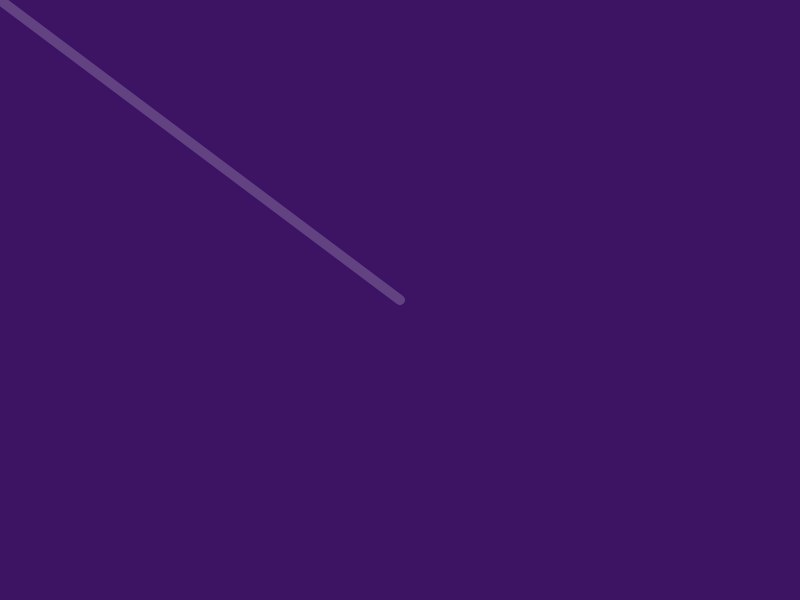
Frame 1 (no input)
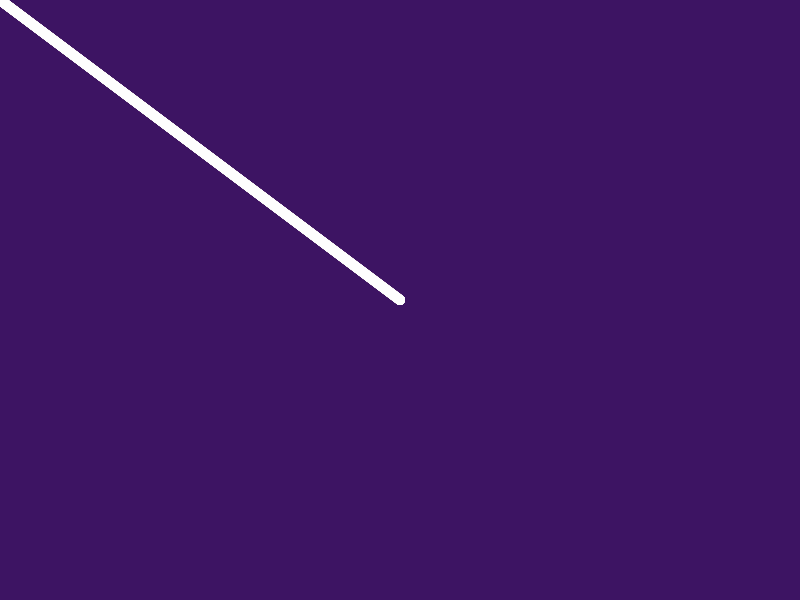
Frame 60 (no input)
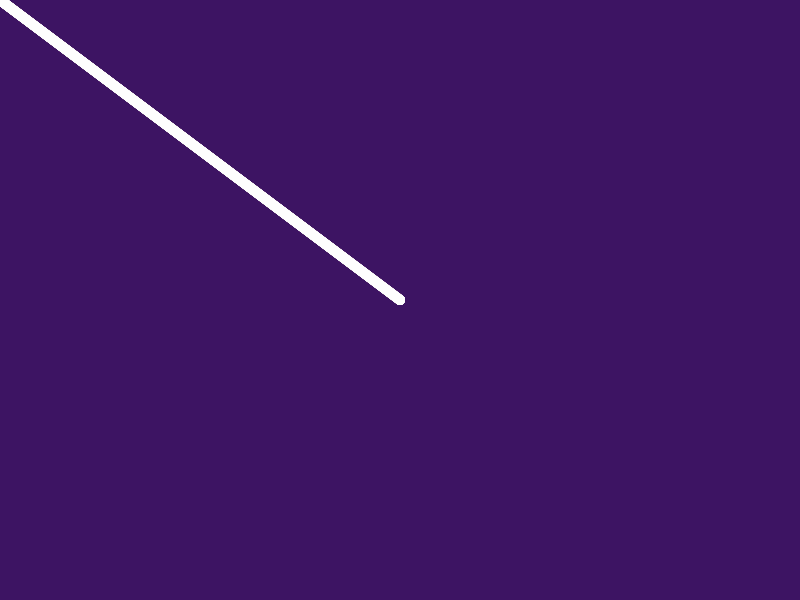
Frame 120 (the mouse pressed at the canvas centre since frame 60)

The p5.js sketch that drew these frames (run headless with seeded random() and noise() and a simulated clock; from frame 60 on, the mouse is pressed at the canvas centre):

// p5.js sketch
// ── sketch.js
/*
	Links

	- RGB picker: https://codepen.io/mikewesthad/pen/prwReJ
	- p5 Reference: http://p5js.org/reference/. See the structure, shape and
	  color sections.
	
	Challenge:

	- Try combining two or more different colored shapes to create a pattern,
	  e.g. how would you create a bullseye? Bonus points if you use something
	  new from the p5 reference page.
*/

// Any code that you put inside of setup runs ONCE at the start of the sketch
function setup() {
    // Create a drawing surface
    createCanvas(800, 600);

	// Draw a black background using the RGB color model
	background(61, 20, 99);

	// // Set the style for drawing
	// fill(255, 255, 255);
	// stroke(255, 200, 0);
	// strokeWeight(10);

	// // Draw some shapes in that style
	// rect(250, 150, 100, 200); // x, y, w, h
	// ellipse(300, 100, 150); // x, y, diameter

	// // Change the drawing style
	// stroke(243, 145, 255);
	// strokeWeight(30);
	// noFill();
	// // You can also use noStroke() to turn off the stroke

	// // Draw some shapes in that new style
	// rect(450, 150, 100, 200); // x, y, w, h
	// ellipse(500, 100, 150); // x, y, diameter
}

// After setup is run, any code that you put inside of draw runs REPEATEDLY at
// 60 frames per second
function draw() {
	// Draw a line from the center of the screen to mouse position
    stroke(255, 255, 255, 50);
    strokeWeight(10);
    // line(pmouseX, pmouseY, mouseX, mouseY);
    line(width / 2, height / 2, mouseX, mouseY);

	// Draw a circle at the mouse position
    // fill(255, 48, 244);
    // stroke(255, 255, 255);
	// strokeWeight(1);
	// ellipse(mouseX, mouseY, 40, 40);

	// Bullseye!
	// noStroke();
    // fill(255, 17, 231);
	// ellipse(mouseX, mouseY, 50, 50);
    // fill(255, 255, 255);
	// ellipse(mouseX, mouseY, 40, 40);
    // fill(255, 17, 231);
	// ellipse(mouseX, mouseY, 30, 30);
    // fill(255, 255, 255);
	// ellipse(mouseX, mouseY, 20, 20);
    // fill(255, 17, 231);
	// ellipse(mouseX, mouseY, 10, 10);
}
